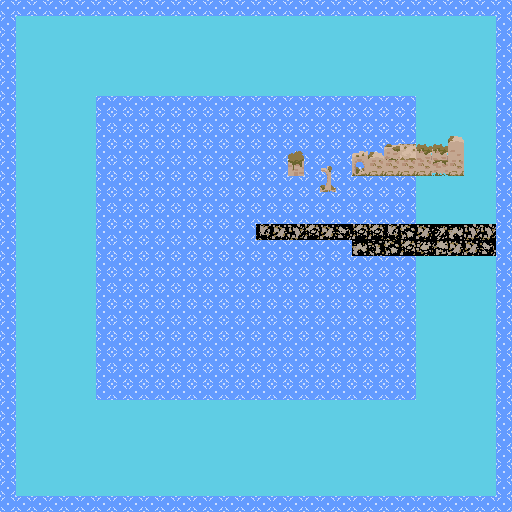

This game map was drawn from its Tiled (.tmx) file and the tilesets committed beside it. A one-line description and the full map source follow:
An orthogonal 32x32 tile map with 16x16 px tiles, 2 tile layers (base_ground, base_ground_blocking), 2 tilesets and 3 objects (2x undead, player_start).

<map version="1.9" tiledversion="1.9.1" orientation="orthogonal" renderorder="right-down" width="32" height="32" tilewidth="16" tileheight="16" infinite="0" nextlayerid="4" nextobjectid="4">
 <tileset firstgid="1" source="Map_1_ruins.tsx" />
 <tileset firstgid="331" source="icons.tsx" />
 <layer id="1" name="base_ground" width="32" height="32">
  <data encoding="csv">
215,215,215,215,215,215,215,215,215,215,215,215,215,215,215,215,215,215,215,215,215,215,215,215,215,215,215,215,215,215,215,215,
215,216,216,216,216,216,216,216,216,216,216,216,216,216,216,216,216,216,216,216,216,216,216,216,216,216,216,216,216,216,216,215,
215,216,216,216,216,216,216,216,216,216,216,216,216,216,216,216,216,216,216,216,216,216,216,216,216,216,216,216,216,216,216,215,
215,216,216,216,216,216,216,216,216,216,216,216,216,216,216,216,216,216,216,216,216,216,216,216,216,216,216,216,216,216,216,215,
215,216,216,216,216,216,216,216,216,216,216,216,216,216,216,216,216,216,216,216,216,216,216,216,216,216,216,216,216,216,216,215,
215,216,216,216,216,216,216,216,216,216,216,216,216,216,216,216,216,216,216,216,216,216,216,216,216,216,216,216,216,216,216,215,
215,216,216,216,216,216,215,215,215,215,215,215,215,215,215,215,215,215,215,215,215,215,215,215,215,215,216,216,216,216,216,215,
215,216,216,216,216,216,215,215,215,215,215,215,215,215,215,215,215,215,215,215,215,215,215,215,215,215,216,216,216,216,216,215,
215,216,216,216,216,216,215,215,215,215,215,215,215,215,215,215,215,215,215,215,215,215,215,215,215,215,216,216,216,216,216,215,
215,216,216,216,216,216,215,215,215,215,215,215,215,215,215,215,215,215,215,215,215,215,215,215,215,215,216,216,216,216,216,215,
215,216,216,216,216,216,215,215,215,215,215,215,215,215,215,215,215,215,215,215,215,215,215,215,215,215,216,216,216,216,216,215,
215,216,216,216,216,216,215,215,215,215,215,215,215,215,215,215,215,215,215,215,215,215,215,215,215,215,216,216,216,216,216,215,
215,216,216,216,216,216,215,215,215,215,215,215,215,215,215,215,215,215,215,215,215,215,215,215,215,215,216,216,216,216,216,215,
215,216,216,216,216,216,215,215,215,215,215,215,215,215,215,215,215,215,215,215,215,215,215,215,215,215,216,216,216,216,216,215,
215,216,216,216,216,216,215,215,215,215,215,215,215,215,215,215,148,129,173,150,129,130,150,150,148,151,129,126,128,173,173,215,
215,216,216,216,216,216,215,215,215,215,215,215,215,215,215,215,215,215,215,215,215,215,128,127,151,150,152,172,129,129,130,215,
215,216,216,216,216,216,215,215,215,215,215,215,215,215,215,215,215,215,215,215,215,215,215,215,215,215,216,216,216,216,216,215,
215,216,216,216,216,216,215,215,215,215,215,215,215,215,215,215,215,215,215,215,215,215,215,215,215,215,216,216,216,216,216,215,
215,216,216,216,216,216,215,215,215,215,215,215,215,215,215,215,215,215,215,215,215,215,215,215,215,215,216,216,216,216,216,215,
215,216,216,216,216,216,215,215,215,215,215,215,215,215,215,215,215,215,215,215,215,215,215,215,215,215,216,216,216,216,216,215,
215,216,216,216,216,216,215,215,215,215,215,215,215,215,215,215,215,215,215,215,215,215,215,215,215,215,216,216,216,216,216,215,
215,216,216,216,216,216,215,215,215,215,215,215,215,215,215,215,215,215,215,215,215,215,215,215,215,215,216,216,216,216,216,215,
215,216,216,216,216,216,215,215,215,215,215,215,215,215,215,215,215,215,215,215,215,215,215,215,215,215,216,216,216,216,216,215,
215,216,216,216,216,216,215,215,215,215,215,215,215,215,215,215,215,215,215,215,215,215,215,215,215,215,216,216,216,216,216,215,
215,216,216,216,216,216,215,215,215,215,215,215,215,215,215,215,215,215,215,215,215,215,215,215,215,215,216,216,216,216,216,215,
215,216,216,216,216,216,216,216,216,216,216,216,216,216,216,216,216,216,216,216,216,216,216,216,216,216,216,216,216,216,216,215,
215,216,216,216,216,216,216,216,216,216,216,216,216,216,216,216,216,216,216,216,216,216,216,216,216,216,216,216,216,216,216,215,
215,216,216,216,216,216,216,216,216,216,216,216,216,216,216,216,216,216,216,216,216,216,216,216,216,216,216,216,216,216,216,215,
215,216,216,216,216,216,216,216,216,216,216,216,216,216,216,216,216,216,216,216,216,216,216,216,216,216,216,216,216,216,216,215,
215,216,216,216,216,216,216,216,216,216,216,216,216,216,216,216,216,216,216,216,216,216,216,216,216,216,216,216,216,216,216,215,
215,216,216,216,216,216,216,216,216,216,216,216,216,216,216,216,216,216,216,216,216,216,216,216,216,216,216,216,216,216,216,215,
215,215,215,215,215,215,215,215,215,215,215,215,215,215,215,215,215,215,215,215,215,215,215,215,215,215,215,215,215,215,215,215
</data>
 </layer>
 <layer id="3" name="base_ground_blocking" width="32" height="32">
  <data encoding="csv">
0,0,0,0,0,0,0,0,0,0,0,0,0,0,0,0,0,0,0,0,0,0,0,0,0,0,0,0,0,0,0,0,
0,0,0,0,0,0,0,0,0,0,0,0,0,0,0,0,0,0,0,0,0,0,0,0,0,0,0,0,0,0,0,0,
0,0,0,0,0,0,0,0,0,0,0,0,0,0,0,0,0,0,0,0,0,0,0,0,0,0,0,0,0,0,0,0,
0,0,0,0,0,0,0,0,0,0,0,0,0,0,0,0,0,0,0,0,0,0,0,0,0,0,0,0,0,0,0,0,
0,0,0,0,0,0,0,0,0,0,0,0,0,0,0,0,0,0,0,0,0,0,0,0,0,0,0,0,0,0,0,0,
0,0,0,0,0,0,0,0,0,0,0,0,0,0,0,0,0,0,0,0,0,0,0,0,0,0,0,0,0,0,0,0,
0,0,0,0,0,0,0,0,0,0,0,0,0,0,0,0,0,0,0,0,0,0,0,0,0,0,0,0,0,0,0,0,
0,0,0,0,0,0,0,0,0,0,0,0,0,0,0,0,0,0,0,0,0,0,0,0,0,0,0,0,0,0,0,0,
0,0,0,0,0,0,0,0,0,0,0,0,0,0,0,0,0,0,0,0,0,0,0,0,0,0,0,0,21,0,0,0,
0,0,0,0,0,0,0,0,0,0,0,0,0,0,0,0,0,0,39,0,0,0,41,21,34,36,42,42,43,0,0,0,
0,0,0,0,0,0,0,0,0,0,0,0,0,0,0,0,0,0,61,0,40,0,63,65,65,65,65,58,65,0,0,0,
0,0,0,0,0,0,0,0,0,0,0,0,0,0,0,0,0,0,0,0,62,0,0,0,0,0,0,0,0,0,0,0,
0,0,0,0,0,0,0,0,0,0,0,0,0,0,0,0,0,0,0,0,0,0,0,0,0,0,0,0,0,0,0,0,
0,0,0,0,0,0,0,0,0,0,0,0,0,0,0,0,0,0,0,0,0,0,0,0,0,0,0,0,0,0,0,0,
0,0,0,0,0,0,0,0,0,0,0,0,0,0,0,0,0,0,0,0,0,0,0,0,0,0,0,0,0,0,0,0,
0,0,0,0,0,0,0,0,0,0,0,0,0,0,0,0,0,0,0,0,0,0,0,0,0,0,0,0,0,0,0,0,
0,0,0,0,0,0,0,0,0,0,0,0,0,0,0,0,0,0,0,0,0,0,0,0,0,0,0,0,0,0,0,0,
0,0,0,0,0,0,0,0,0,0,0,0,0,0,0,0,0,0,0,0,0,0,0,0,0,0,0,0,0,0,0,0,
0,0,0,0,0,0,0,0,0,0,0,0,0,0,0,0,0,0,0,0,0,0,0,0,0,0,0,0,0,0,0,0,
0,0,0,0,0,0,0,0,0,0,0,0,0,0,0,0,0,0,0,0,0,0,0,0,0,0,0,0,0,0,0,0,
0,0,0,0,0,0,0,0,0,0,0,0,0,0,0,0,0,0,0,0,0,0,0,0,0,0,0,0,0,0,0,0,
0,0,0,0,0,0,0,0,0,0,0,0,0,0,0,0,0,0,0,0,0,0,0,0,0,0,0,0,0,0,0,0,
0,0,0,0,0,0,0,0,0,0,0,0,0,0,0,0,0,0,0,0,0,0,0,0,0,0,0,0,0,0,0,0,
0,0,0,0,0,0,0,0,0,0,0,0,0,0,0,0,0,0,0,0,0,0,0,0,0,0,0,0,0,0,0,0,
0,0,0,0,0,0,0,0,0,0,0,0,0,0,0,0,0,0,0,0,0,0,0,0,0,0,0,0,0,0,0,0,
0,0,0,0,0,0,0,0,0,0,0,0,0,0,0,0,0,0,0,0,0,0,0,0,0,0,0,0,0,0,0,0,
0,0,0,0,0,0,0,0,0,0,0,0,0,0,0,0,0,0,0,0,0,0,0,0,0,0,0,0,0,0,0,0,
0,0,0,0,0,0,0,0,0,0,0,0,0,0,0,0,0,0,0,0,0,0,0,0,0,0,0,0,0,0,0,0,
0,0,0,0,0,0,0,0,0,0,0,0,0,0,0,0,0,0,0,0,0,0,0,0,0,0,0,0,0,0,0,0,
0,0,0,0,0,0,0,0,0,0,0,0,0,0,0,0,0,0,0,0,0,0,0,0,0,0,0,0,0,0,0,0,
0,0,0,0,0,0,0,0,0,0,0,0,0,0,0,0,0,0,0,0,0,0,0,0,0,0,0,0,0,0,0,0,
0,0,0,0,0,0,0,0,0,0,0,0,0,0,0,0,0,0,0,0,0,0,0,0,0,0,0,0,0,0,0,0
</data>
 </layer>
 <objectgroup id="2" name="objects">
  <object id="1" name="player_start" gid="331" x="465" y="254" width="16" height="16" />
  <object id="2" name="undead" gid="332" x="226" y="184" width="16" height="16" />
  <object id="3" name="undead" gid="332" x="134" y="376" width="16" height="16" />
 </objectgroup>
</map>